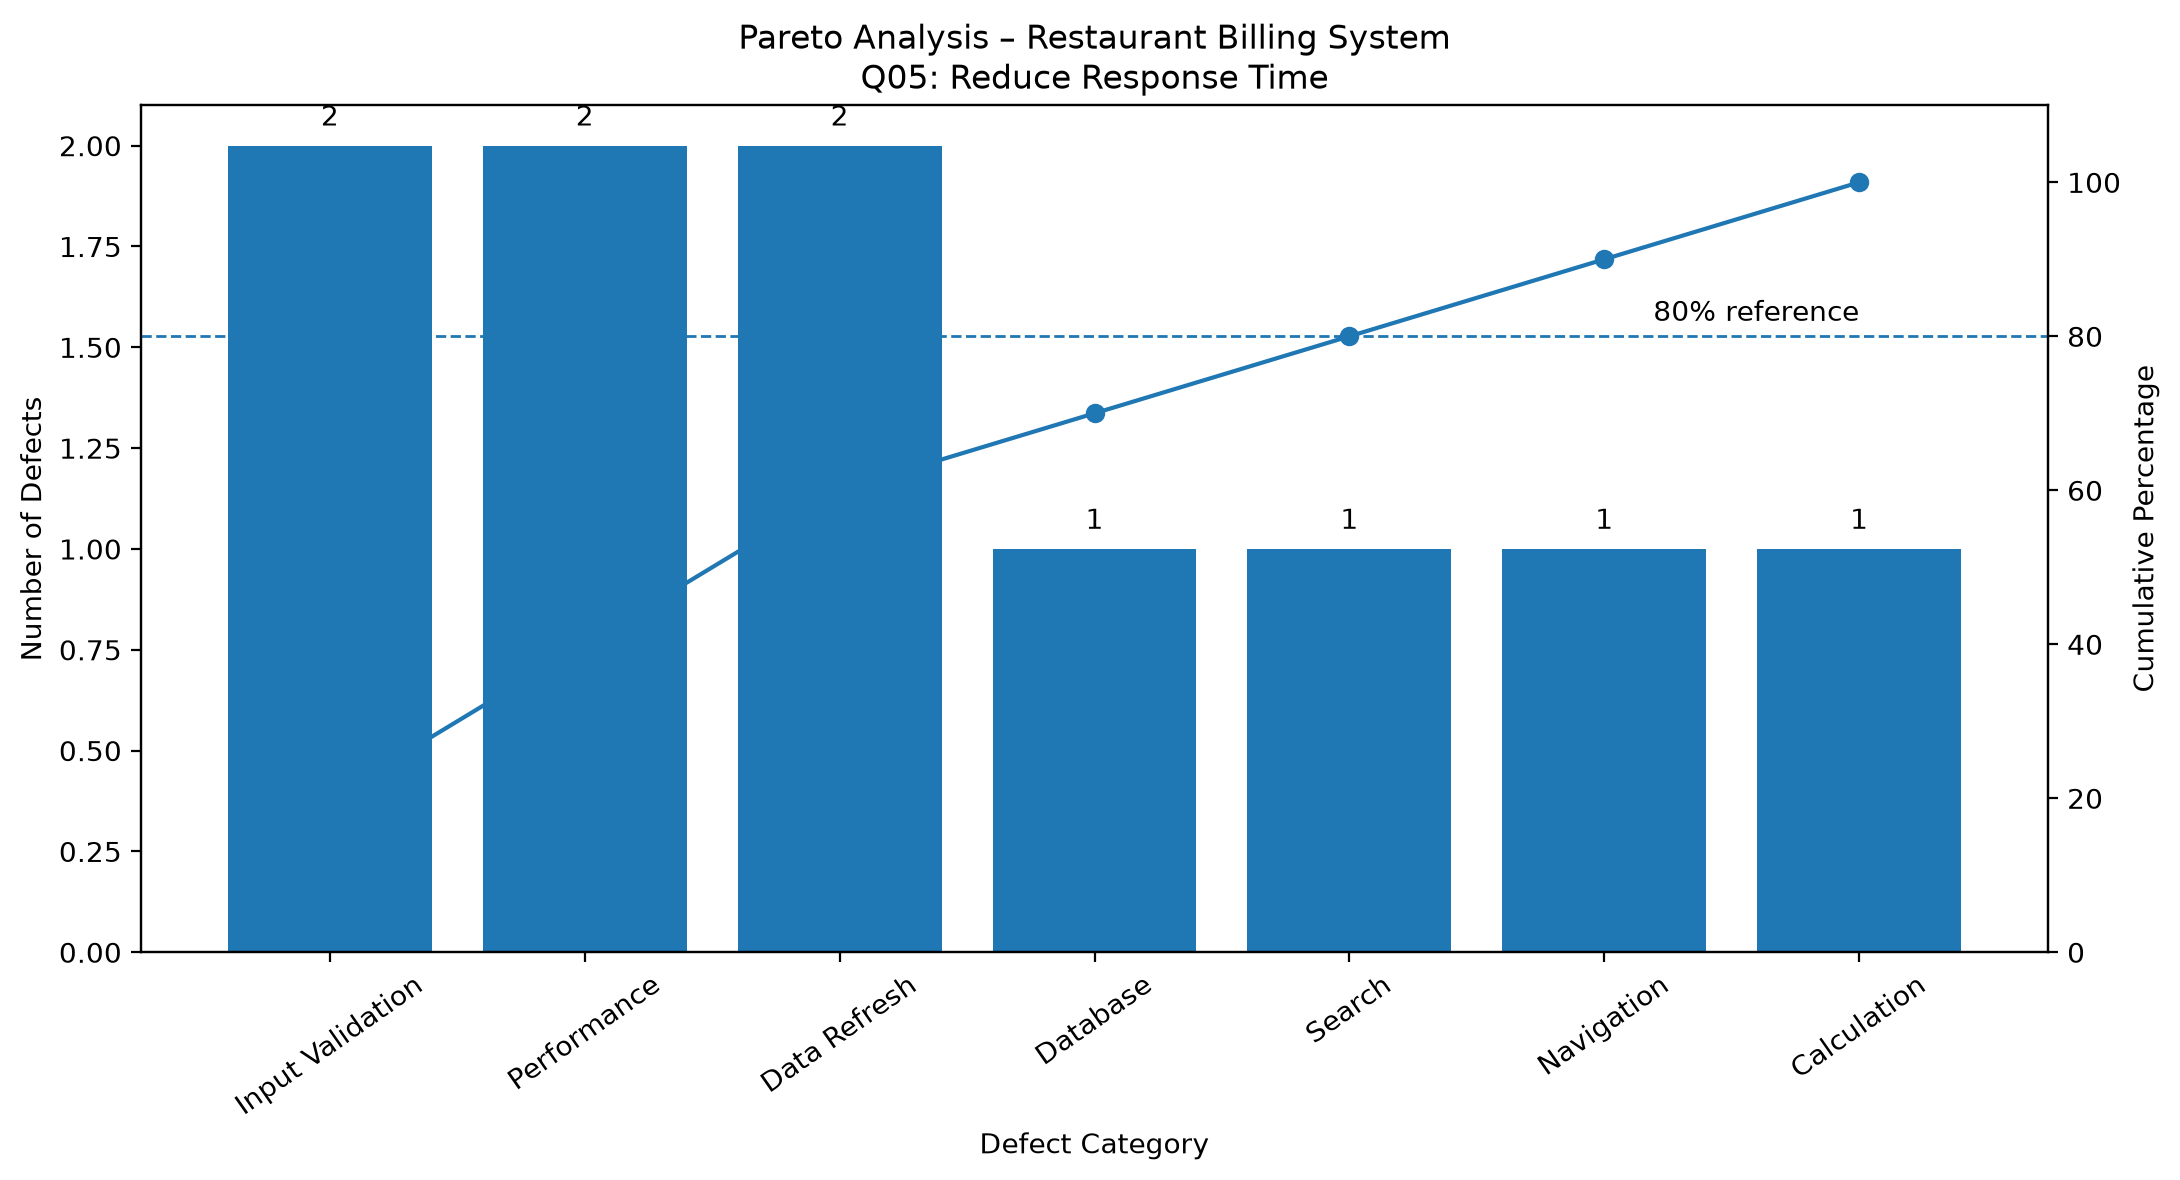

Python code for this plot:
import matplotlib.pyplot as plt

# Defect category and frequency data
categories = [
    "Input Validation",
    "Performance",
    "Data Refresh",
    "Database",
    "Search",
    "Navigation",
    "Calculation"
]

frequency = [2, 2, 2, 1, 1, 1, 1]

# Calculate cumulative percentage
total = sum(frequency)

cumulative = []
running_total = 0

for value in frequency:
    running_total += value
    cumulative.append((running_total / total) * 100)

# Create figure
fig, ax1 = plt.subplots(figsize=(11, 6))

# Bar chart
bars = ax1.bar(categories, frequency)

ax1.set_xlabel("Defect Category")
ax1.set_ylabel("Number of Defects")
ax1.set_title(
    "Pareto Analysis – Restaurant Billing System\n"
    "Q05: Reduce Response Time"
)

ax1.tick_params(axis="x", rotation=35)

# Add frequency labels
for bar, value in zip(bars, frequency):
    ax1.text(
        bar.get_x() + bar.get_width() / 2,
        bar.get_height() + 0.05,
        str(value),
        ha="center"
    )

# Cumulative percentage line
ax2 = ax1.twinx()

ax2.plot(
    categories,
    cumulative,
    marker="o"
)

ax2.set_ylabel("Cumulative Percentage")
ax2.set_ylim(0, 110)

# Add 80% reference line
ax2.axhline(
    y=80,
    linestyle="--",
    linewidth=1
)

# Add 80% label
ax2.text(
    len(categories) - 1,
    82,
    "80% reference",
    ha="right"
)

# Improve layout
plt.tight_layout()

# Save chart
output_file = "reports/pareto_chart.png"
plt.savefig(output_file, dpi=200, bbox_inches="tight")

print("=" * 50)
print("Pareto Chart Generated Successfully")
print("=" * 50)
print(f"Saved to: {output_file}")

# Display chart
plt.show()
